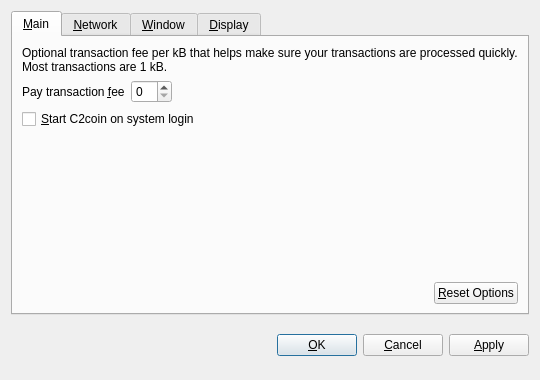
<?xml version="1.0" encoding="UTF-8"?>
<ui version="4.0">
 <class>OptionsDialog</class>
 <widget class="QDialog" name="OptionsDialog">
  <property name="geometry">
   <rect>
    <x>0</x>
    <y>0</y>
    <width>540</width>
    <height>380</height>
   </rect>
  </property>
  <property name="windowTitle">
   <string>Options</string>
  </property>
  <property name="modal">
   <bool>true</bool>
  </property>
  <layout class="QVBoxLayout" name="verticalLayout">
   <item>
    <widget class="QTabWidget" name="tabWidget">
     <property name="tabPosition">
      <enum>QTabWidget::North</enum>
     </property>
     <property name="currentIndex">
      <number>0</number>
     </property>
     <widget class="QWidget" name="tabMain">
      <attribute name="title">
       <string>&amp;Main</string>
      </attribute>
      <layout class="QVBoxLayout" name="verticalLayout_Main">
       <item>
        <widget class="QLabel" name="transactionFeeInfoLabel">
         <property name="text">
          <string>Optional transaction fee per kB that helps make sure your transactions are processed quickly. Most transactions are 1 kB.</string>
         </property>
         <property name="textFormat">
          <enum>Qt::PlainText</enum>
         </property>
         <property name="wordWrap">
          <bool>true</bool>
         </property>
        </widget>
       </item>
       <item>
        <layout class="QHBoxLayout" name="horizontalLayout_1_Main">
         <item>
          <widget class="QLabel" name="transactionFeeLabel">
           <property name="text">
            <string>Pay transaction &amp;fee</string>
           </property>
           <property name="textFormat">
            <enum>Qt::PlainText</enum>
           </property>
           <property name="buddy">
            <cstring>transactionFee</cstring>
           </property>
          </widget>
         </item>
         <item>
          <widget class="BitcoinAmountField" name="transactionFee"/>
         </item>
         <item>
          <spacer name="horizontalSpacer_1_Main">
           <property name="orientation">
            <enum>Qt::Horizontal</enum>
           </property>
           <property name="sizeHint" stdset="0">
            <size>
             <width>40</width>
             <height>20</height>
            </size>
           </property>
          </spacer>
         </item>
        </layout>
       </item>
       <item>
        <widget class="QCheckBox" name="bitcoinAtStartup">
         <property name="toolTip">
          <string>Automatically start C2coin after logging in to the system.</string>
         </property>
         <property name="text">
          <string>&amp;Start C2coin on system login</string>
         </property>
        </widget>
       </item>
       <item>
        <spacer name="verticalSpacer_Main">
         <property name="orientation">
          <enum>Qt::Vertical</enum>
         </property>
         <property name="sizeHint" stdset="0">
          <size>
           <width>20</width>
           <height>40</height>
          </size>
         </property>
        </spacer>
       </item>
       <item>
        <layout class="QHBoxLayout" name="horizontalLayout_2_Main">
         <item>
          <spacer name="horizontalSpacer_2_Main">
           <property name="orientation">
            <enum>Qt::Horizontal</enum>
           </property>
           <property name="sizeHint" stdset="0">
            <size>
             <width>40</width>
             <height>20</height>
            </size>
           </property>
          </spacer>
         </item>
         <item>
          <widget class="QPushButton" name="resetButton">
           <property name="toolTip">
            <string>Reset all client options to default.</string>
           </property>
           <property name="text">
            <string>&amp;Reset Options</string>
           </property>
           <property name="autoDefault">
            <bool>false</bool>
           </property>
          </widget>
         </item>
        </layout>
       </item>
      </layout>
     </widget>
     <widget class="QWidget" name="tabNetwork">
      <attribute name="title">
       <string>&amp;Network</string>
      </attribute>
      <layout class="QVBoxLayout" name="verticalLayout_Network">
       <item>
        <widget class="QCheckBox" name="mapPortUpnp">
         <property name="toolTip">
          <string>Automatically open the C2coin client port on the router. This only works when your router supports UPnP and it is enabled.</string>
         </property>
         <property name="text">
          <string>Map port using &amp;UPnP</string>
         </property>
        </widget>
       </item>
       <item>
        <widget class="QCheckBox" name="connectSocks">
         <property name="toolTip">
          <string>Connect to the C2coin network through a SOCKS proxy (e.g. when connecting through Tor).</string>
         </property>
         <property name="text">
          <string>&amp;Connect through SOCKS proxy:</string>
         </property>
        </widget>
       </item>
       <item>
        <layout class="QHBoxLayout" name="horizontalLayout_Network">
         <item>
          <widget class="QLabel" name="proxyIpLabel">
           <property name="text">
            <string>Proxy &amp;IP:</string>
           </property>
           <property name="textFormat">
            <enum>Qt::PlainText</enum>
           </property>
           <property name="buddy">
            <cstring>proxyIp</cstring>
           </property>
          </widget>
         </item>
         <item>
          <widget class="QValidatedLineEdit" name="proxyIp">
           <property name="maximumSize">
            <size>
             <width>140</width>
             <height>16777215</height>
            </size>
           </property>
           <property name="toolTip">
            <string>IP address of the proxy (e.g. 127.0.0.1)</string>
           </property>
          </widget>
         </item>
         <item>
          <widget class="QLabel" name="proxyPortLabel">
           <property name="text">
            <string>&amp;Port:</string>
           </property>
           <property name="textFormat">
            <enum>Qt::PlainText</enum>
           </property>
           <property name="buddy">
            <cstring>proxyPort</cstring>
           </property>
          </widget>
         </item>
         <item>
          <widget class="QLineEdit" name="proxyPort">
           <property name="maximumSize">
            <size>
             <width>55</width>
             <height>16777215</height>
            </size>
           </property>
           <property name="toolTip">
            <string>Port of the proxy (e.g. 9050)</string>
           </property>
          </widget>
         </item>
         <item>
          <widget class="QLabel" name="socksVersionLabel">
           <property name="text">
            <string>SOCKS &amp;Version:</string>
           </property>
           <property name="textFormat">
            <enum>Qt::PlainText</enum>
           </property>
           <property name="buddy">
            <cstring>socksVersion</cstring>
           </property>
          </widget>
         </item>
         <item>
          <widget class="QValueComboBox" name="socksVersion">
           <property name="toolTip">
            <string>SOCKS version of the proxy (e.g. 5)</string>
           </property>
          </widget>
         </item>
         <item>
          <spacer name="horizontalSpacer_Network">
           <property name="orientation">
            <enum>Qt::Horizontal</enum>
           </property>
           <property name="sizeHint" stdset="0">
            <size>
             <width>40</width>
             <height>20</height>
            </size>
           </property>
          </spacer>
         </item>
        </layout>
       </item>
       <item>
        <spacer name="verticalSpacer_Network">
         <property name="orientation">
          <enum>Qt::Vertical</enum>
         </property>
         <property name="sizeHint" stdset="0">
          <size>
           <width>20</width>
           <height>40</height>
          </size>
         </property>
        </spacer>
       </item>
      </layout>
     </widget>
     <widget class="QWidget" name="tabWindow">
      <attribute name="title">
       <string>&amp;Window</string>
      </attribute>
      <layout class="QVBoxLayout" name="verticalLayout_Window">
       <item>
        <widget class="QCheckBox" name="minimizeToTray">
         <property name="toolTip">
          <string>Show only a tray icon after minimizing the window.</string>
         </property>
         <property name="text">
          <string>&amp;Minimize to the tray instead of the taskbar</string>
         </property>
        </widget>
       </item>
       <item>
        <widget class="QCheckBox" name="minimizeOnClose">
         <property name="toolTip">
          <string>Minimize instead of exit the application when the window is closed. When this option is enabled, the application will be closed only after selecting Quit in the menu.</string>
         </property>
         <property name="text">
          <string>M&amp;inimize on close</string>
         </property>
        </widget>
       </item>
       <item>
        <spacer name="verticalSpacer_Window">
         <property name="orientation">
          <enum>Qt::Vertical</enum>
         </property>
         <property name="sizeHint" stdset="0">
          <size>
           <width>20</width>
           <height>40</height>
          </size>
         </property>
        </spacer>
       </item>
      </layout>
     </widget>
     <widget class="QWidget" name="tabDisplay">
      <attribute name="title">
       <string>&amp;Display</string>
      </attribute>
      <layout class="QVBoxLayout" name="verticalLayout_Display">
       <item>
        <layout class="QHBoxLayout" name="horizontalLayout_1_Display">
         <item>
          <widget class="QLabel" name="langLabel">
           <property name="text">
            <string>User Interface &amp;language:</string>
           </property>
           <property name="textFormat">
            <enum>Qt::PlainText</enum>
           </property>
           <property name="buddy">
            <cstring>lang</cstring>
           </property>
          </widget>
         </item>
         <item>
          <widget class="QValueComboBox" name="lang">
           <property name="toolTip">
            <string>The user interface language can be set here. This setting will take effect after restarting C2coin.</string>
           </property>
          </widget>
         </item>
        </layout>
       </item>
       <item>
        <layout class="QHBoxLayout" name="horizontalLayout_2_Display">
         <item>
          <widget class="QLabel" name="unitLabel">
           <property name="text">
            <string>&amp;Unit to show amounts in:</string>
           </property>
           <property name="textFormat">
            <enum>Qt::PlainText</enum>
           </property>
           <property name="buddy">
            <cstring>unit</cstring>
           </property>
          </widget>
         </item>
         <item>
          <widget class="QValueComboBox" name="unit">
           <property name="toolTip">
            <string>Choose the default subdivision unit to show in the interface and when sending coins.</string>
           </property>
          </widget>
         </item>
        </layout>
       </item>
       <item>
        <widget class="QCheckBox" name="displayAddresses">
         <property name="toolTip">
          <string>Whether to show C2coin addresses in the transaction list or not.</string>
         </property>
         <property name="text">
          <string>&amp;Display addresses in transaction list</string>
         </property>
        </widget>
       </item>
       <item>
        <widget class="QCheckBox" name="coinControlFeatures">
         <property name="toolTip">
          <string>Whether to show coin control features or not.</string>
         </property>
         <property name="text">
          <string>Display coin &amp;control features (experts only!)</string>
         </property>
        </widget>
       </item>
       <item>
        <spacer name="verticalSpacer_Display">
         <property name="orientation">
          <enum>Qt::Vertical</enum>
         </property>
         <property name="sizeHint" stdset="0">
          <size>
           <width>20</width>
           <height>40</height>
          </size>
         </property>
        </spacer>
       </item>
      </layout>
     </widget>
    </widget>
   </item>
   <item>
    <layout class="QHBoxLayout" name="horizontalLayout_Buttons">
     <item>
      <spacer name="horizontalSpacer_1">
       <property name="orientation">
        <enum>Qt::Horizontal</enum>
       </property>
       <property name="sizeHint" stdset="0">
        <size>
         <width>40</width>
         <height>48</height>
        </size>
       </property>
      </spacer>
     </item>
     <item>
      <widget class="QLabel" name="statusLabel">
       <property name="font">
        <font>
         <weight>75</weight>
         <bold>true</bold>
        </font>
       </property>
       <property name="text">
        <string/>
       </property>
       <property name="textFormat">
        <enum>Qt::PlainText</enum>
       </property>
       <property name="wordWrap">
        <bool>true</bool>
       </property>
      </widget>
     </item>
     <item>
      <spacer name="horizontalSpacer_2">
       <property name="orientation">
        <enum>Qt::Horizontal</enum>
       </property>
       <property name="sizeHint" stdset="0">
        <size>
         <width>40</width>
         <height>48</height>
        </size>
       </property>
      </spacer>
     </item>
     <item>
      <widget class="QPushButton" name="okButton">
       <property name="text">
        <string>&amp;OK</string>
       </property>
      </widget>
     </item>
     <item>
      <widget class="QPushButton" name="cancelButton">
       <property name="text">
        <string>&amp;Cancel</string>
       </property>
       <property name="autoDefault">
        <bool>false</bool>
       </property>
      </widget>
     </item>
     <item>
      <widget class="QPushButton" name="applyButton">
       <property name="text">
        <string>&amp;Apply</string>
       </property>
       <property name="autoDefault">
        <bool>false</bool>
       </property>
      </widget>
     </item>
    </layout>
   </item>
  </layout>
 </widget>
 <customwidgets>
  <customwidget>
   <class>BitcoinAmountField</class>
   <extends>QSpinBox</extends>
   <header>bitcoinamountfield.h</header>
  </customwidget>
  <customwidget>
   <class>QValueComboBox</class>
   <extends>QComboBox</extends>
   <header>qvaluecombobox.h</header>
  </customwidget>
  <customwidget>
   <class>QValidatedLineEdit</class>
   <extends>QLineEdit</extends>
   <header>qvalidatedlineedit.h</header>
  </customwidget>
 </customwidgets>
 <resources/>
 <connections/>
</ui>
